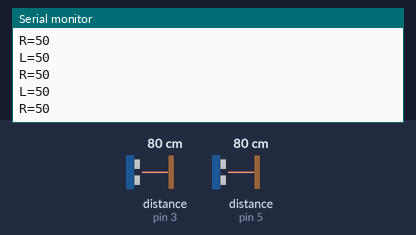
A sketch run on a simulated Arduino Uno, built with avr-gcc and run on an emulated ATmega328P. On the bench: the last lines printed to the serial monitor. Wiring (inferred from the names in the program): 2 × ultrasonic range finder: trigger pin 2, echo pin 3 / trigger pin 4, echo pin 5. The inputs (shaded band) are chosen by the test bench; at power-on: distance to the obstacle (sensors on pin 3, pin 5) 80 cm. The echo pulse lasts 58.3 µs per cm.

Above: at 2.8 s.
2.9 s: distance to the obstacle (sensor on pin 3) set to 12 cm
At 3.27 s:
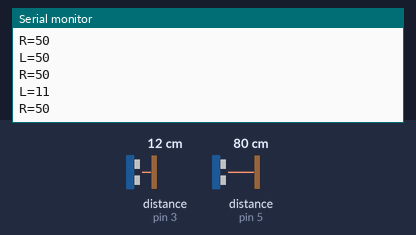
4.4 s: distance to the obstacle (sensor on pin 3) set to 9 cm
At 4.76 s:
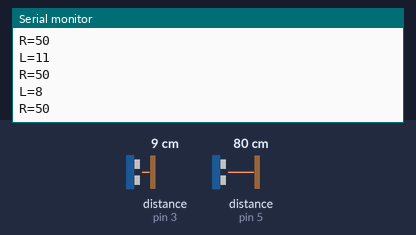
Timing chart, 0 to 7.4 s (numbered marks = the images above; inputs shaded):
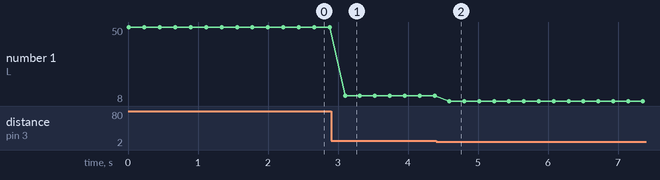

Measured:
- after the input at 2.9 s, the serial monitor: prints a new line after 0.20 s (image 1)
- after the input at 4.4 s, the serial monitor: prints a new line after 0.19 s (image 2)
- plotted number 1: 50 → 11 after the input at 2.9 s, 11 → 8 after the input at 4.4 s

The sketch:

HCI_Arduino_Code.ino
```cpp
const int trigger1 = 2;
const int echo1 = 3;
const int trigger2 = 4;
const int echo2 = 5;

long time_taken;
int dist,distL,distR;

void setup() {
Serial.begin(9600);

pinMode(trigger1, OUTPUT);
pinMode(echo1, INPUT);
pinMode(trigger2, OUTPUT);
pinMode(echo2, INPUT);
}

void calculate_distance(int trigger, int echo)
{
digitalWrite(trigger, LOW);
delayMicroseconds(2);
digitalWrite(trigger, HIGH);
delayMicroseconds(10);
digitalWrite(trigger, LOW);

time_taken = pulseIn(echo, HIGH);
dist= time_taken*0.034/2;
if (dist>50)
dist = 50;
}

void loop() {
calculate_distance(trigger1,echo1);
distL =dist;

calculate_distance(trigger2,echo2);
distR =dist;


Serial.print("L=");
Serial.println(distL);
Serial.print("R=");
Serial.println(distR);


if ((distL >5 && distR>5) && (distL <50 && distR<50))
{Serial.println("Play/Pause"); delay (500);}

calculate_distance(trigger1,echo1);
distL =dist;

calculate_distance(trigger2,echo2);
distR =dist;


if (distL>=13 && distL<=17)
{
  delay(100); //Hand Hold Time
  calculate_distance(trigger1,echo1);
  distL =dist;
  if (distL>=13 && distL<=17)
  {
    Serial.println("Left Locked");
    while(distL<=40)
    {
      calculate_distance(trigger1,echo1);
      distL =dist;
      if (distL<10) //Hand pushed in
      {Serial.println ("Vup"); delay (300);}
      if (distL>20) //Hand pulled out
      {Serial.println ("Vdown"); delay (300);}
    }
  }
}


if (distR>=13 && distR<=17)
{
  delay(100); //Hand Hold Time
  calculate_distance(trigger2,echo2);
  distR =dist;
  if (distR>=13 && distR<=17)
  {
    Serial.println("Right Locked");
    while(distR<=40)
    {
      calculate_distance(trigger2,echo2);
      distR =dist;
      if (distR<10) //Right hand pushed in
      {Serial.println ("Rewind"); delay (300);}
      if (distR>20) //Right hand pulled out
      {Serial.println ("Forward"); delay (300);}
  }
}
}

delay(200);
}
```
